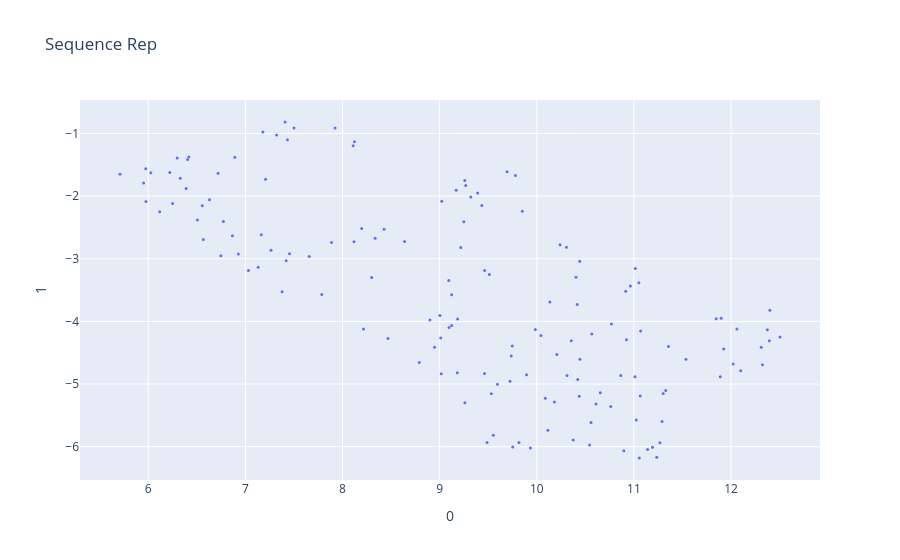
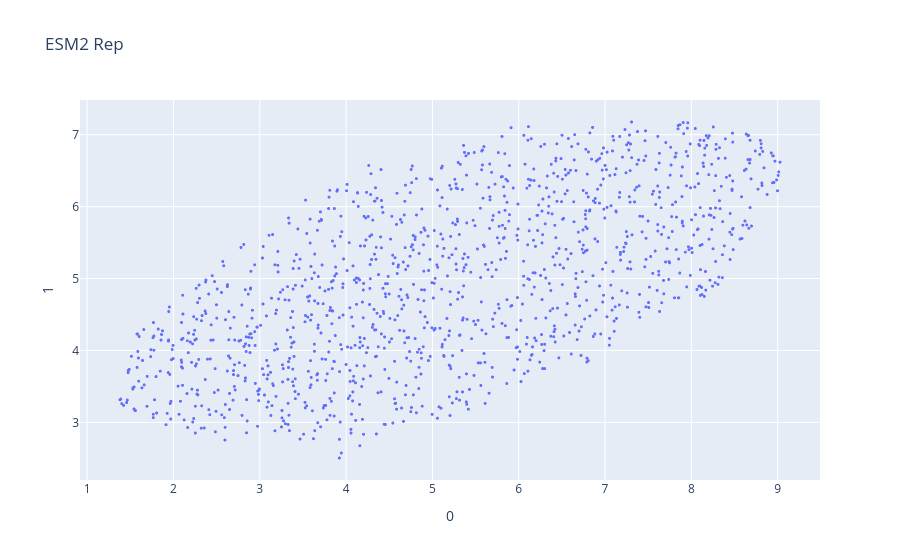

Write notebook code for charts like these, in order.
### Code cell
from umap import UMAP
umap = UMAP(n_components=2)
example = var_data["embeddings"][0]

sequence_umap = umap.fit_transform(example)
esm_umap = umap.fit_transform(example.T)

sequence_rep = px.scatter(sequence_umap, x=0,y=1, title="Sequence Rep")
sequence_rep.update_traces(marker_size=3)
esm_rep = px.scatter(esm_umap, x=0,y=1, title="ESM2 Rep")
esm_rep.update_traces(marker_size=3)

sequence_rep.show()
esm_rep.show()

### Figure 1 — Plotly figure (JSON) as saved in the notebook; plotly's stock layout.template omitted (floating-point values rounded to 4 significant figures; data arrays with more than 128 entries replaced by an {"elided": "..."} marker saying what was removed)
{"data": [{"hovertemplate": "0=%{x}<br>1=%{y}<extra></extra>", "legendgroup": "", "marker": {"color": "#636efa", "size": 3, "symbol": "circle"}, "mode": "markers", "name": "", "orientation": "v", "showlegend": false, "type": "scatter", "x": {"elided": "148 float values"}, "xaxis": "x", "y": {"elided": "148 float values"}, "yaxis": "y"}], "layout": {"legend": {"tracegroupgap": 0}, "title": {"text": "Sequence Rep"}, "xaxis": {"anchor": "y", "domain": [0, 1], "title": {"text": "0"}}, "yaxis": {"anchor": "x", "domain": [0, 1], "title": {"text": "1"}}}}

### Figure 2 — Plotly figure (JSON) as saved in the notebook; plotly's stock layout.template omitted (floating-point values rounded to 4 significant figures; data arrays with more than 128 entries replaced by an {"elided": "..."} marker saying what was removed)
{"data": [{"hovertemplate": "0=%{x}<br>1=%{y}<extra></extra>", "legendgroup": "", "marker": {"color": "#636efa", "size": 3, "symbol": "circle"}, "mode": "markers", "name": "", "showlegend": false, "type": "scattergl", "x": {"elided": "1280 float values"}, "xaxis": "x", "y": {"elided": "1280 float values"}, "yaxis": "y"}], "layout": {"legend": {"tracegroupgap": 0}, "title": {"text": "ESM2 Rep"}, "xaxis": {"anchor": "y", "domain": [0, 1], "title": {"text": "0"}}, "yaxis": {"anchor": "x", "domain": [0, 1], "title": {"text": "1"}}}}
